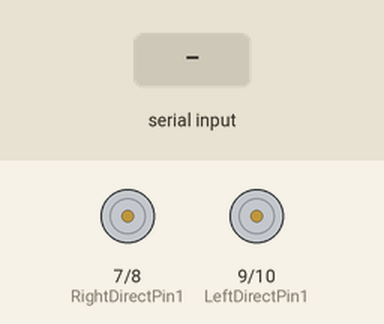
The sketch below on a simulated Arduino Uno, built with avr-gcc and run on an emulated ATmega328P. On the bench: motor-driver pin pairs drawn as motors (green arrow = first pin HIGH = forward, orange = second pin HIGH = backward, longer = more drive, scaled by the enable pin). The test bench sets the inputs (shaded band). What the sketch prints to the serial monitor is not drawn.

Above: at 1.2 s.
1.3 s: "M" received over the second serial link
At 1.59 s:
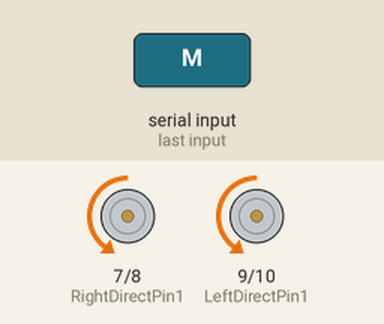
3.2 s: "L" received over the second serial link
At 3.49 s:
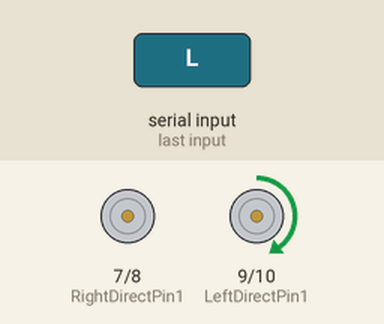
5.1 s: "R" received over the second serial link
At 5.39 s:
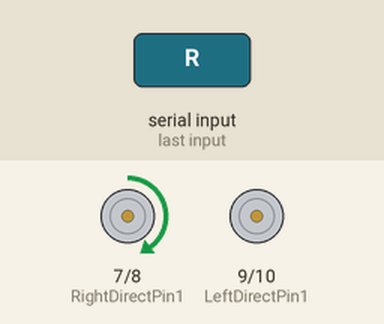
7.0 s: "B" received over the second serial link
At 7.29 s:
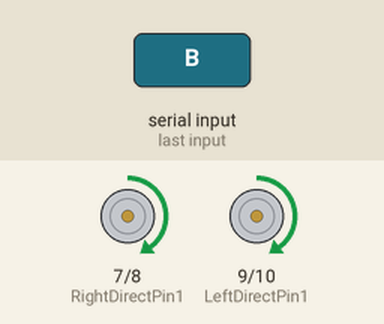
Timing chart, 0 to 10.0 s (numbered marks = the images above; inputs shaded):
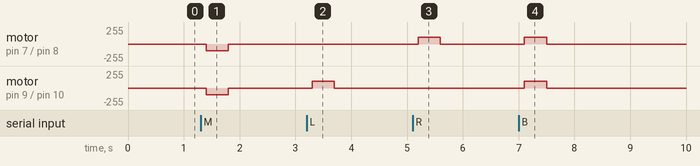

Measured:
- after the input at 1.3 s, motor on pin 7 (RightDirectPin1) / pin 8 (RightDirectPin2), motor on pin 9 (LeftDirectPin1) / pin 10 (LeftDirectPin2): stopped → backward 100/255 after 0.10 s, → stopped 0.40 s later
- after the input at 3.2 s, motor on pin 9 (LeftDirectPin1) / pin 10 (LeftDirectPin2): stopped → forward 100/255 after 0.10 s, → stopped 0.40 s later
- after the input at 5.1 s, motor on pin 7 (RightDirectPin1) / pin 8 (RightDirectPin2): stopped → forward 100/255 after 0.10 s, → stopped 0.40 s later
- after the input at 7.0 s, motor on pin 7 (RightDirectPin1) / pin 8 (RightDirectPin2), motor on pin 9 (LeftDirectPin1) / pin 10 (LeftDirectPin2): stopped → forward 100/255 after 0.10 s, → stopped 0.40 s later

The sketch:

RobotVRM.ino
```cpp
/*  ___   ___  ___  _   _  ___   ___   ____ ___  ____
 * / _ \ /___)/ _ \| | | |/ _ \ / _ \ / ___) _ \|    \
 *| |_| |___ | |_| | |_| | |_| | |_| ( (__| |_| | | | |
 * \___/(___/ \___/ \__  |\___/ \___(_)____)___/|_|_|_|
 *                  (____/
 * www.osoyoo.com IR remote control smart car
 * Program tutorial: https://osoyoo.com/2019/09/19/osoyoo-model-3-robot-learning-kit-lesson-2-ir-remote-controlled/
 *
 * Original code by John Yu
 *
 * Modified by saten (Satoru Fukagawa), 2024-09-27
 * Modifications:
 * - Modified to operate via Bluetooth instead of IR remote
 */

 #include "SoftwareSerial.h"

SoftwareSerial softserial(11, 4); // 2 to ESP_TX, 4 to ESP_RX by default

int buttonState;
#define speedPinR 5    			//  D5  connect MODEL-X ENA (PWM of right wheels)
#define RightDirectPin1  7    //Right Motor direction pin D7 to MODEL-X IN1
#define RightDirectPin2  8    //Right Motor direction pin D8 to MODEL-X IN2
#define speedPinL 6    			// D6 connect MODEL-X ENB (PWM of left wheels)
#define LeftDirectPin1  9    	//Left Motor direction pin 9 to MODEL-X IN3
#define LeftDirectPin2  10   	//Left Motor direction pin 10 to MODEL-X IN4
   //back speed
#define MAX_PACKETSIZE 32    //softserial receive buffer

enum DN
{
  GO_ADVANCE, //go forward
  GO_LEFT, //left turn
  GO_RIGHT,//right turn
  GO_BACK,//backward
  STOP_STOP,
  DEF
}Drive_Num=DEF;

bool stopFlag = true;//set stop flag
bool JogFlag = false;
uint16_t JogTimeCnt = 0;
uint32_t JogTime=0;

char buffUART[MAX_PACKETSIZE];
unsigned int buffUARTIndex = 0;
unsigned long preUARTTick = 0;

/***************motor control***************/
void go_Advance(void)  //Forward
{
  digitalWrite(RightDirectPin1,LOW);
  digitalWrite(RightDirectPin2,HIGH);
  digitalWrite(LeftDirectPin1,LOW);
  digitalWrite(LeftDirectPin2,HIGH);
  analogWrite(speedPinL,100);
  analogWrite(speedPinR,100);
}
void go_Left(int t=0)  //Turn left
{
  digitalWrite(RightDirectPin1,LOW);
  digitalWrite(RightDirectPin2,HIGH);
  digitalWrite(LeftDirectPin1,HIGH);
  digitalWrite(LeftDirectPin2,LOW);
  analogWrite(speedPinL,0);
  analogWrite(speedPinR,100);
  delay(t);
}
void go_Right(int t=0)  //Turn right
{
  digitalWrite(RightDirectPin1,HIGH);
  digitalWrite(RightDirectPin2,LOW);
  digitalWrite(LeftDirectPin1,LOW);
  digitalWrite(LeftDirectPin2,HIGH);
  analogWrite(speedPinL,100);
  analogWrite(speedPinR,0);
  delay(t);
}
void go_Back(int t=0)  //Reverse
{
  digitalWrite(RightDirectPin1,HIGH);
  digitalWrite(RightDirectPin2,LOW);
  digitalWrite(LeftDirectPin1,HIGH);
  digitalWrite(LeftDirectPin2,LOW);
  analogWrite(speedPinL,100);
  analogWrite(speedPinR,100);
  delay(t);
}
void stop_Stop()    //Stop
{
  digitalWrite(RightDirectPin1,LOW);
  digitalWrite(RightDirectPin2,LOW);
  digitalWrite(LeftDirectPin1,LOW);
  digitalWrite(LeftDirectPin2,LOW);
}

/**************car control**************/
void do_Drive_Tick()
{
    switch (Drive_Num)
    {
      case GO_ADVANCE:go_Advance();JogFlag = true;JogTimeCnt = 1;JogTime=millis();break;//if GO_ADVANCE code is detected, then go advance
      case GO_LEFT: go_Left();JogFlag = true;JogTimeCnt = 1;JogTime=millis();break;//if GO_LEFT code is detected, then turn left
      case GO_RIGHT:  go_Right();JogFlag = true;JogTimeCnt = 1;JogTime=millis();break;//if GO_RIGHT code is detected, then turn right
      case GO_BACK: go_Back();JogFlag = true;JogTimeCnt = 1;JogTime=millis();break;//if GO_BACK code is detected, then backward
      case STOP_STOP: stop_Stop();JogTime = 0;break;//stop
      default:break;
    }
    Drive_Num=DEF;
   //keep current moving mode for  200 millis seconds
    if(millis()-JogTime>=200)
    {
      JogTime=millis();
      if(JogFlag == true)
      {
        stopFlag = false;
        if(JogTimeCnt <= 0)
        {
          JogFlag = false; stopFlag = true;
        }
        JogTimeCnt--;
      }
      if(stopFlag == true)
      {
        JogTimeCnt=0;
        stop_Stop();
      }
    }
}

//WiFi / Bluetooth through the serial control
void do_Uart_Tick()
{
  char Uart_Date=0;
  if(softserial.available())
  {
    size_t len = softserial.available();
    uint8_t sbuf[len + 1];
    sbuf[len] = 0x00;
    softserial.readBytes(sbuf, len);
    //parseUartPackage((char*)sbuf);
    memcpy(buffUART + buffUARTIndex, sbuf, len);//ensure that the serial port can read the entire frame of data
    buffUARTIndex += len;
    preUARTTick = millis();
    if(buffUARTIndex >= MAX_PACKETSIZE - 1)
    {
      buffUARTIndex = MAX_PACKETSIZE - 2;
      preUARTTick = preUARTTick - 200;
    }
  }
  if(buffUARTIndex > 0 && (millis() - preUARTTick >= 100))
  { //data ready
    buffUART[buffUARTIndex] = 0x00;
    Uart_Date=buffUART[0];
    buffUARTIndex = 0;
  }
  switch (Uart_Date)    //serial control instructions
  {
    Serial.print("data=");
    Serial.println(Uart_Date);
    case 'M':
    Drive_Num=GO_ADVANCE;
    break;
    case 'L':
    Drive_Num=GO_LEFT;
    break;
    case 'R':
    Drive_Num=GO_RIGHT;
    break;
    case 'B':
    Drive_Num=GO_BACK;
    break;
    case 'E':
    Drive_Num=STOP_STOP;
    break;
    default:break;
  }
}

void setup()
{
  pinMode(RightDirectPin1, OUTPUT);
  pinMode(RightDirectPin2, OUTPUT);
  pinMode(speedPinL, OUTPUT);
  pinMode(LeftDirectPin1, OUTPUT);
  pinMode(LeftDirectPin2, OUTPUT);
  pinMode(speedPinR, OUTPUT);
  stop_Stop();

  softserial.begin(9600);//In order to fit the Bluetooth module's default baud rate, only 9600
   Serial.begin(9600);
  Serial.println("Start:");
}

void loop()
{
  do_Uart_Tick();
  do_Drive_Tick();
}
```
